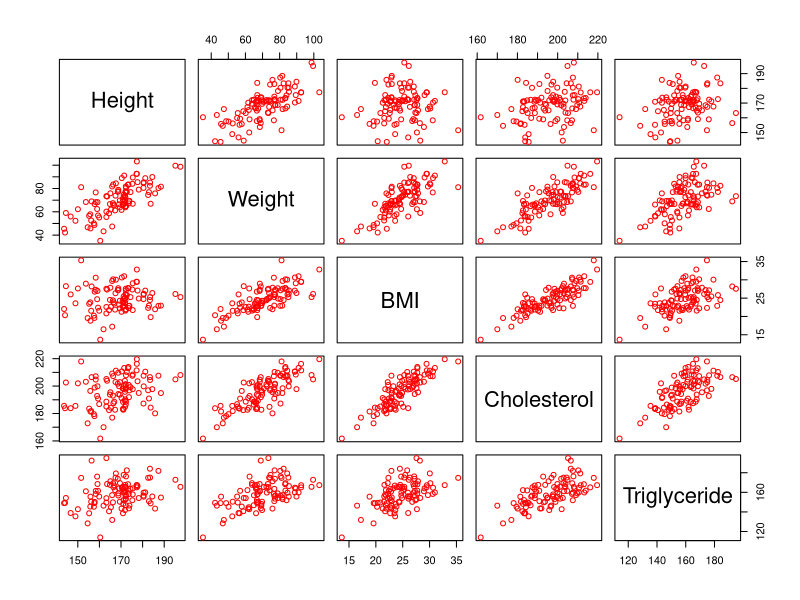

Recreate this plot in R.
Data = read.table("Example.txt", header = TRUE) #讀取Example.txt，並存成"Data"這個物件(資料表格式)

Color = "red"          #指定顏色

pdf("plot.pdf")      #開啟一個pdf file，路徑為"plot.pdf"
plot(Data, col = Color) #將圖畫到開啟中的pdf file上去
dev.off()            #關掉這個pdf file